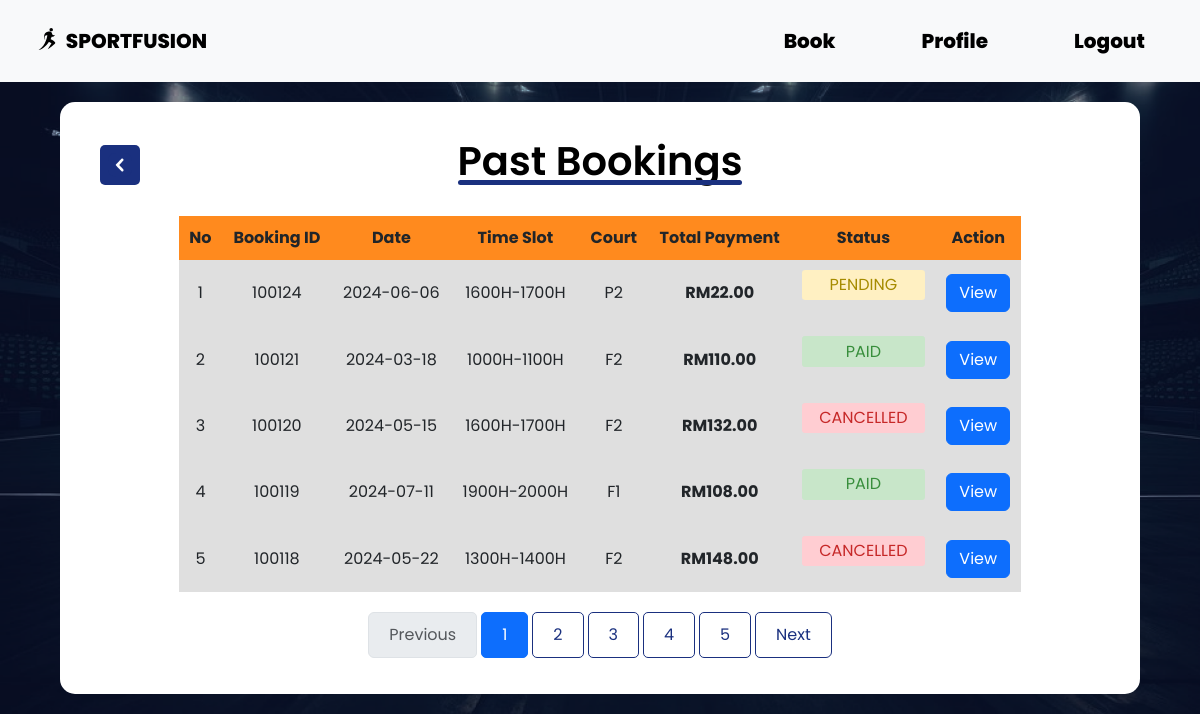
The page /cusPastBooking.php (signed in) on the database its author committed.
### tables this page shows
CREATE TABLE `payment` (
  `PAYMENTID` int NOT NULL,
  `PAYMENTTOTAL` decimal(10,2) DEFAULT NULL,
  `PAYMENTSTATUS` varchar(20) DEFAULT NULL,
  `PAYMENTDATE` date DEFAULT NULL,
  `BOOKINGID` int DEFAULT NULL
);

CREATE TABLE `booking` (
  `BOOKINGID` int NOT NULL,
  `BOOKINGDATE` date NOT NULL,
  `TIMESLOT` varchar(11) NOT NULL,
  `HOURSBOOKED` varchar(11) NOT NULL,
  `ADMINID` int DEFAULT NULL,
  `FACID` varchar(30) DEFAULT NULL,
  `CUSTID` int DEFAULT NULL
);

### cusPastBooking.php (the view, shortened to what this page needs)
<?php
$sessionID = $_SESSION['ID'];
require_once("config.php");
$page = isset($_GET['page']) ? (int)$_GET['page'] : 1;
$records_per_page = 5;
$offset = ($page - 1) * $records_per_page;
$total_records_sql = "SELECT COUNT(*) as total FROM BOOKING B JOIN PAYMENT P ON B.BOOKINGID=P.BOOKINGID WHERE CUSTID = ?";
$total_records_stmt = $conn->prepare($total_records_sql);
$total_records_stmt->bind_param("i", $sessionID);
$total_records_stmt->execute();
$total_records_result = $total_records_stmt->get_result();
$total_records = $total_records_result->fetch_assoc()['total'];
$total_pages = ceil($total_records / $records_per_page);
$sql = "SELECT B.BOOKINGID, BOOKINGDATE, TIMESLOT, FACID, P.PAYMENTTOTAL, P.PAYMENTSTATUS
FROM BOOKING B
JOIN PAYMENT P ON B.BOOKINGID=P.BOOKINGID
WHERE B.CUSTID = ?
ORDER BY B.BOOKINGID DESC
LIMIT ? OFFSET ?";
$stmt = $conn->prepare($sql);
$stmt->bind_param("iii", $sessionID, $records_per_page, $offset);
$stmt->execute();
$result = $stmt->get_result();
?>
<!DOCTYPE html>
<html lang="en">
<head>
    <link rel="stylesheet" href="style.css">
    <link rel="stylesheet" href="css/bootstrap.min.css">
</head>
<body>
    <header>
        <nav class="navbar navbar-expand-lg navbar-light bg-light">
            <div class="container-fluid">
                <a class="navbar-brand" href="homeCus.php">
                    <img src="resource/logo.svg" alt="Logo" width="30" height="24" class="d-inline-block align-text-top">
                    SPORTFUSION
                </a>
                <div class="collapse navbar-collapse" id="navbarNav">
                    <ul class="navbar-nav ms-auto">
                        <li class="nav-item">
                            <a class="nav-link" href="cusCheckTime.php">Book</a>
                        </li>
                        <li class="nav-item">
                            <a class="nav-link" href="profile.php">Profile</a>
                        </li>
                        <li class="nav-item">
                            <a class="nav-link" href="logout.php">Logout</a>
                        </li>
                    </ul>
                </div>
            </div>
        </nav>
    </header>
    <div class="container">
        <div class="title">
            <a href="profile.php" class="back-button">
                <img src="resource/backButton.svg" alt="Back">
            </a>
            <h1>Past Bookings</h1>
        </div>
        <div class="content">
            <table>
                <tr class="header">
                    <th>No</th>
                    <th>Booking ID</th>
                    <th>Date</th>
                    <th>Time Slot</th>
                    <th>Court</th>
                    <th>Total Payment</th>
                    <th>Status</th>
                    <th>Action</th>
                </tr>
                <?php
                if ($result->num_rows > 0) {
                    $counter = 1 + $offset;
                    while ($row = $result->fetch_assoc()) {
                        echo "<tr class='info'>";
                        echo "<td>" . $counter . "</td>";
                        echo "<td>" . $row['BOOKINGID'] . "</td>";
                        echo "<td>" . $row['BOOKINGDATE'] . "</td>";
                        echo "<td>" . $row['TIMESLOT'] . "</td>";
                        echo "<td>" . $row['FACID'] . "</td>";
                        echo "<td><b>RM" . $row['PAYMENTTOTAL'] . "</b></td>";
                        $statusClass = '';
                        if ($row['PAYMENTSTATUS'] == 'PAID') {
                            $statusClass = 'status-paid';
                        } elseif ($row['PAYMENTSTATUS'] == 'CANCELLED') {
                            $statusClass = 'status-unpaid';
                        } else {
                            $statusClass = 'status-pending';
                        }
                        echo "<td><p class='status $statusClass'>" . $row['PAYMENTSTATUS'] . "</p></td>";
                ?>
                        <td><a href="cusBookingDetails.php?viewID=<?php echo $row['BOOKINGID']; ?>" class="btn btn-primary">View</a></td>
                <?php
                        echo "</tr>";
                        $counter++;
                    }
                } else {
                    echo "<tr><td colspan='8'>No bookings found</td></tr>";
                }
                ?>
            </table>
            <nav aria-label="Page navigation">
                <ul class="pagination justify-content-center">
                    <li class="page-item <?php if ($page <= 1) echo 'disabled'; ?>">
                        <a class="page-link" href="?page=<?php echo $page - 1; ?>">Previous</a>
                    </li>
                    <?php for ($i = 1; $i <= $total_pages; $i++) { ?>
                        <li class="page-item <?php if ($page == $i) echo 'active'; ?>">
                            <a class="page-link" href="?page=<?php echo $i; ?>"><?php echo $i; ?></a>
                        </li>
                    <?php } ?>
                    <li class="page-item <?php if ($page >= $total_pages) echo 'disabled'; ?>">
                        <a class="page-link" href="?page=<?php echo $page + 1; ?>">Next</a>
                    </li>
                </ul>
            </nav>
        </div>
    </div>
</body>
</html>

### style.css (style rules this page uses)
* { margin: 0; padding: 0; box-sizing: border-box; font-family: "Poppins", Arial, Helvetica, sans-serif; }
body { background: url(resource/bgRsc.png); background-size: cover; background-repeat: no-repeat; }
header { display: flex; justify-content: flex-end; align-items: center; }
.navbar { display: flex; justify-content: space-between; align-items: center; padding: 10px; width: 100%; background-color: #ffffff; }
.navbar ul { list-style: none; display: flex; margin-right: 20px; }
.navbar ul li { margin-left: 20px; }
.navbar ul li { text-decoration: none; color: #ffffff; font-weight: 600; padding: 10px 15px; border-radius: 5px; }
.navbar a { font-size: 20px; color: #000000; text-decoration: none; font-weight: 800; position: relative; margin-left: 20px; }
.navbar a::after { content: ""; display: block; height: 4px; border-radius: 15px; width: 100%; background-color: #FF8A1E; transform: scaleX(0); transform-origin: left; transition: transform 0.2s ease; position: absolute; bottom: -3px; left: -5px; }
.title { color: #ffffff; font-size: 35px; font-style: normal; font-weight: 700; line-height: normal; margin-bottom: 8px; }

### cusPastBooking.php (style rules this page uses)
.container { background-color: #fff; width: 90%; margin: 20px auto; border-radius: 15px; padding: 20px; display: flex; flex-direction: column; justify-content: center; align-items: center; }
.title { padding: 15px; width: 100%; display: flex; align-items: center; justify-content: center; position: relative; }
.title h1 { display: inline-block; position: relative; font-family: 'Poppins'; font-weight: 600; color: #000; }
.title h1::after { content: ''; position: absolute; left: 0; bottom: 0; width: 100%; height: 5px; background: #1A307F; border-radius: 3px; }
.content { width: 90%; }
.content table { width: 90%; text-align: center; margin: 0 auto; padding: 10px; }
.content th, .content td { padding: 10px; }
.content .header { background-color: #FF8A1E; }
.content .info { background-color: #dfdfdf; }
.back-button { display: flex; align-items: center; justify-content: center; width: 40px; height: 40px; background-color: #1A307F; color: #ffffff; border-radius: 5px; transition: background-color 0.2s; margin-right: 10px; position: absolute; left: 20px; top: 50%; transform: translateY(-50%); }
.pagination { display: flex; justify-content: center; margin-top: 20px; }
.pagination a { color: #1A307F; padding: 10px 20px; text-decoration: none; transition: background-color 0.3s; margin: 0 5px; border: 1px solid #1A307F; border-radius: 5px; }
.pagination { margin-top: 20px; }
.status { border-radius: 0.2rem; padding: 0.2rem 1rem; text-align: center; }
.status-pending { background-color: #fff0c2; color: #a68b00; }
.status-paid { background-color: #c8e6c9; color: #388e3c; }
.status-unpaid { background-color: #ffcdd2; color: #c62828; }

### rows shown on the page
payment: BOOKINGID.BOOKINGID "100124", BOOKINGID.BOOKINGDATE "2024-06-06", BOOKINGID.TIMESLOT "1600H-1700H", BOOKINGID.FACID "P2", PAYMENTTOTAL "22.00", PAYMENTSTATUS "PENDING"
payment: BOOKINGID.BOOKINGID "100121", BOOKINGID.BOOKINGDATE "2024-03-18", BOOKINGID.TIMESLOT "1000H-1100H", BOOKINGID.FACID "F2", PAYMENTTOTAL "110.00", PAYMENTSTATUS "PAID"
payment: BOOKINGID.BOOKINGID "100120", BOOKINGID.BOOKINGDATE "2024-05-15", BOOKINGID.TIMESLOT "1600H-1700H", BOOKINGID.FACID "F2", PAYMENTTOTAL "132.00", PAYMENTSTATUS "CANCELLED"
payment: BOOKINGID.BOOKINGID "100119", BOOKINGID.BOOKINGDATE "2024-07-11", BOOKINGID.TIMESLOT "1900H-2000H", BOOKINGID.FACID "F1", PAYMENTTOTAL "108.00", PAYMENTSTATUS "PAID"
payment: BOOKINGID.BOOKINGID "100118", BOOKINGID.BOOKINGDATE "2024-05-22", BOOKINGID.TIMESLOT "1300H-1400H", BOOKINGID.FACID "F2", PAYMENTTOTAL "148.00", PAYMENTSTATUS "CANCELLED"
